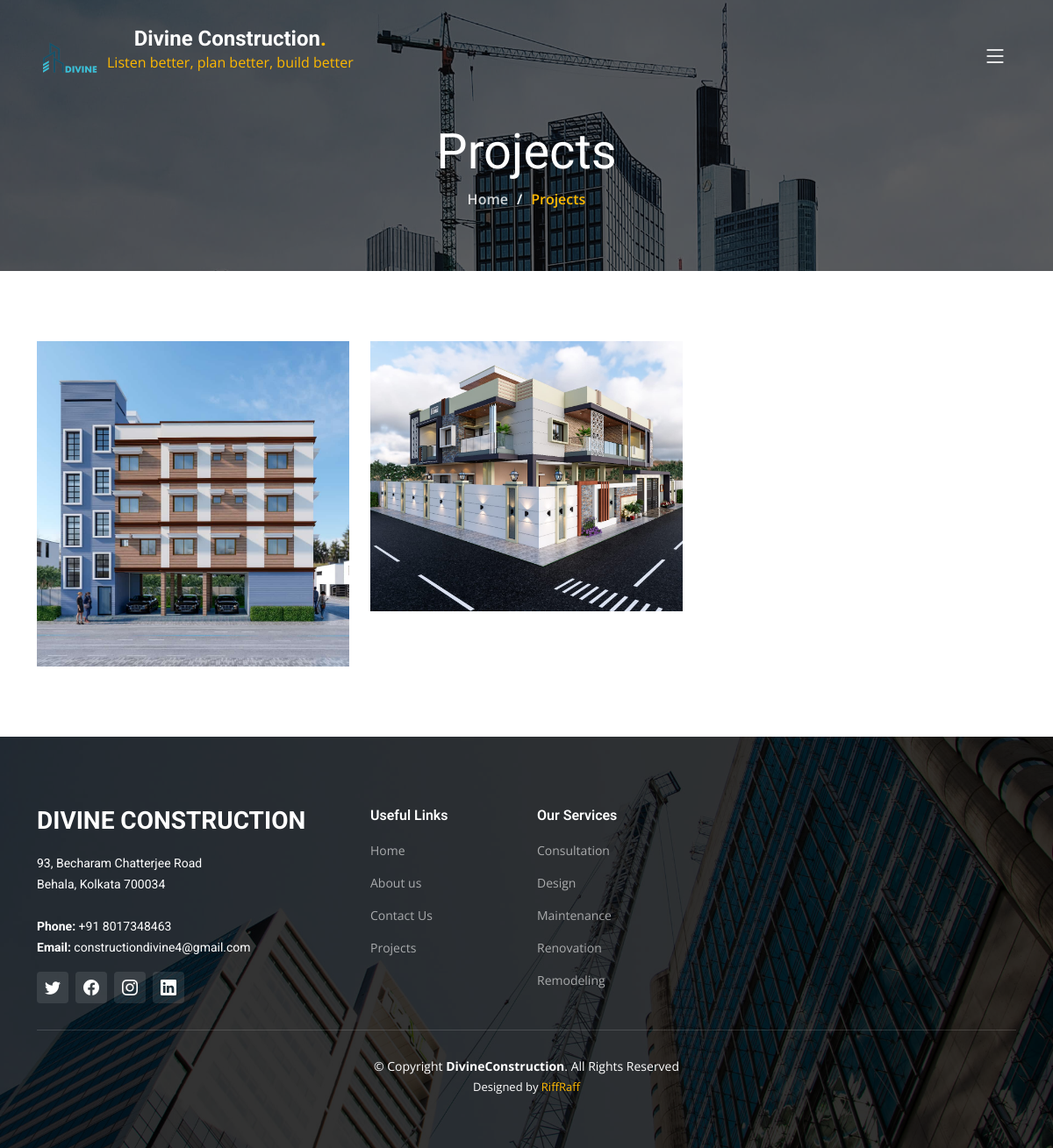
The page /projects/ on the database as committed earlier.
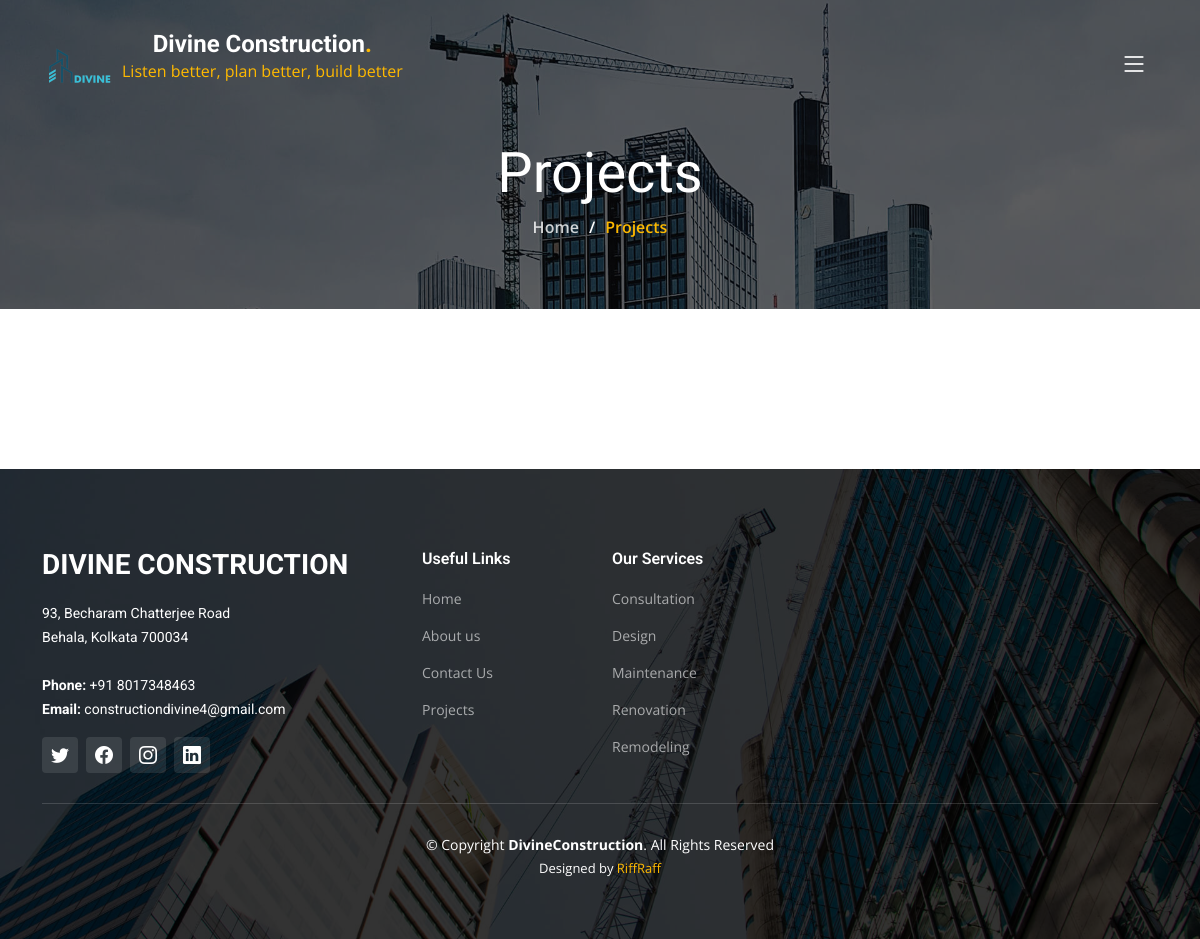
The same page on the database as committed later.
### app/models.py (models this page shows, shortened)
class Project(models.Model):
    name = models.CharField(max_length=100)
    description = models.TextField(max_length=255)
    image = models.ImageField(upload_to='projects/')
    location = models.CharField(max_length=100)
    type = models.CharField(max_length=100)
    def image_tag(self):
        return mark_safe('<img src="%s" width="150" height="150">' % self.image.url)
    image_tag.short_description = 'Image'

### app/views.py (the view)
# urls.py: path('projects/', views.projects, name='projects'),
def projects(request):
    all_projects = Project.objects.all()
    context = {
        'projects': all_projects
    }
    return render(request, 'projects.html', context)

### templates/projects.html (shortened to what this page needs)
{% extends 'base.html' %}
{% load static %}
{% block content %}
    <main id="main">
        <div class="breadcrumbs d-flex align-items-center"
             style="background-image: url({% static 'img/breadcrumbs-bg.jpg' %});">
            <div class="container position-relative d-flex flex-column align-items-center" data-aos="fade">
                <h2>Projects</h2>
                <ol>
                    <li><a href="{% url 'divineConstruction:index' %}">Home</a></li>
                    <li>Projects</li>
                </ol>
            </div>
        </div>
        <section id="projects" class="projects">
            <div class="container" data-aos="fade-up">
                <div class="portfolio-isotope" data-portfolio-filter="*" data-portfolio-layout="masonry"
                     data-portfolio-sort="original-order">
                    <div class="row gy-4 portfolio-container" data-aos="fade-up" data-aos-delay="200">
                        {% for project in projects %}
                            <div class="col-lg-4 col-md-6 portfolio-item filter-{{ project.type|lower }}">
                                <div class="portfolio-content h-100">
                                    <img src="{{ project.image.url }}" class="img-fluid" alt="{{ project.name }}">
                                </div>
                            </div>
                        {% endfor %}
                    </div>
                </div>
            </div>
        </section>
    </main>
{% endblock %}

### templates/base.html (shortened to what this page needs)
{% load static %}
<!DOCTYPE html>
<html lang="en">
<head>
    <link href="{% static 'vendor/bootstrap/css/bootstrap.min.css' %}" rel="stylesheet"/>
    <link href="{% static 'vendor/bootstrap-icons/bootstrap-icons.css' %}" rel="stylesheet"/>
    <link href="{% static 'vendor/fontawesome-free/css/all.min.css' %}" rel="stylesheet"/>
    <link href="{% static 'vendor/aos/aos.css' %}" rel="stylesheet"/>
    <link href="{% static 'vendor/glightbox/css/glightbox.min.css' %}" rel="stylesheet"/>
    <link href="{% static 'vendor/swiper/swiper-bundle.min.css' %}" rel="stylesheet"/>
    <link href="{% static 'css/main.css' %}" rel="stylesheet"/>
</head>
<body>
<header id="header" class="header d-flex align-items-center">
    <div
            class="container-fluid container-xl d-flex align-items-center justify-content-between"
    >
        <a href="{% url 'divineConstruction:index' %}" class="logo d-flex align-items-center">
            <div class="logo-container d-flex align-items-center">
                <img src="{% static 'img/logo.png' %}" alt="">
                <div>
                    <h1>Divine Construction<span>.</span></h1>
                    <p>Listen better, plan better, build better</p>
                </div>
            </div>
        </a>
        <i class="mobile-nav-toggle mobile-nav-show bi bi-list"></i>
    </div>
</header>
{% block content %}
{% endblock %}
<footer id="footer" class="footer">
    <div class="footer-content position-relative">
        <div class="container">
            <div class="row">
                <div class="col-lg-4 col-md-6">
                    <div class="footer-info">
                        <h3>Divine Construction</h3>
                        <p>
                            93, Becharam Chatterjee Road <br/>
                            Behala, Kolkata 700034<br/><br/>
                            <strong>Phone:</strong> +91 8017348463<br/>
                            <strong>Email:</strong> constructiondivine4@gmail.com<br/>
                        </p>
                        <div class="social-links d-flex mt-3">
                            <a
                                    href="{% url 'divineConstruction:index' %}"
                                    class="d-flex align-items-center justify-content-center"
                            ><i class="bi bi-twitter"></i
                            ></a>
                            <a
                                    href="{% url 'divineConstruction:index' %}"
                                    class="d-flex align-items-center justify-content-center"
                            ><i class="bi bi-facebook"></i
                            ></a>
                            <a
                                    href="{% url 'divineConstruction:index' %}"
                                    class="d-flex align-items-center justify-content-center"
                            ><i class="bi bi-instagram"></i
                            ></a>
                            <a
                                    href="{% url 'divineConstruction:index' %}"
                                    class="d-flex align-items-center justify-content-center"
                            ><i class="bi bi-linkedin"></i
                            ></a>
                        </div>
                    </div>
                </div>
                <div class="col-lg-2 col-md-3 footer-links">
                    <h4>Useful Links</h4>
                    <ul>
                        <li><a href="{% url 'divineConstruction:index' %}">Home</a></li>
                        <li><a href="{% url 'divineConstruction:about' %}">About us</a></li>
                        <li><a href="{% url 'divineConstruction:contact' %}">Contact Us</a></li>
                        <li><a href="{% url 'divineConstruction:projects' %}">Projects</a></li>
                    </ul>
                </div>
                <div class="col-lg-2 col-md-3 footer-links">
                    <h4>Our Services</h4>
                    <ul>
                        <li><a href="{% url 'divineConstruction:index' %}">Consultation</a></li>
                        <li><a href="{% url 'divineConstruction:index' %}">Design</a></li>
                        <li><a href="{% url 'divineConstruction:index' %}">Maintenance</a></li>
                        <li><a href="{% url 'divineConstruction:index' %}">Renovation</a></li>
                        <li><a href="{% url 'divineConstruction:index' %}">Remodeling</a></li>
                    </ul>
                </div>
            </div>
        </div>
        <div class="footer-legal text-center position-relative">
            <div class="container">
                <div class="copyright">
                    &copy; Copyright <strong><span>DivineConstruction</span></strong
                >. All Rights Reserved
                </div>
                <div class="credits">
                    Designed by <a href="https://riffraff.cloud">RiffRaff</a>
                </div>
            </div>
        </div>
    </div>
</footer>
</body>
</html>

### static/css/main.css (style rules this page uses)
:root { --font-default: "Open Sans", system-ui, -apple-system, "Segoe UI", Roboto, "Helvetica Neue", Arial, "Noto Sans", "Liberation Sans", sans-serif, "Apple Color Emoji", "Segoe UI Emoji", "Segoe UI Symbol", "Noto Color Emoji"; --font-primary: "Roboto", sans-serif; --font-secondary: "Work Sans", sans-serif; }
:root { --color-default: #364d59; --color-primary: #feb900; --color-secondary: #52565e; }
:root { scroll-behavior: smooth; }
body { font-family: var(--font-default); color: var(--color-default); overflow-x: hidden; }
a { color: var(--color-primary); text-decoration: none; }
h1, h2, h3, h4, h5, h6 { font-family: var(--font-primary); }
section { padding: 80px 0; overflow: hidden; }
.breadcrumbs { padding: 140px 0 60px 0; min-height: 30vh; position: relative; background-size: cover; background-position: center; background-repeat: no-repeat; }
.breadcrumbs:before { content: ""; background-color: rgba(0, 0, 0, 0.6); position: absolute; inset: 0; }
.breadcrumbs h2 { font-size: 56px; font-weight: 500; color: #fff; font-family: var(--font-secondary); }
.breadcrumbs ol { display: flex; flex-wrap: wrap; list-style: none; padding: 0 0 10px 0; margin: 0; font-size: 16px; font-weight: 600; color: var(--color-primary); }
.breadcrumbs ol a { color: rgba(255, 255, 255, 0.8); transition: 0.3s; }
.breadcrumbs ol li+li { padding-left: 10px; }
.breadcrumbs ol li+li::before { display: inline-block; padding-right: 10px; color: #fff; content: "/"; }
.header { z-index: 997; position: absolute; padding: 30px 0; top: 0; left: 0; right: 0; }
.header .logo img { max-height: 40px; margin-right: 6px; }
.logo { display: flex; justify-content: center; align-items: center; text-align: center; }
.logo-container { display: flex; align-items: center; margin: 0 auto; }
.header .logo h1 { font-size: 24px; font-weight: 700; color: #fff; margin-bottom: 0; font-family: var(--font-primary); }
.header .logo h1 span { color: var(--color-primary); }
@media (max-width: 1279px) { .mobile-nav-show { position: relative; color: #fff; font-size: 28px; cursor: pointer; line-height: 0; transition: 0.5s; z-index: 9999; padding-right: 10px; } }
.footer { color: #fff; background: url("../img/footer-bg.jpg") top center no-repeat; background-size: cover; font-size: 14px; padding: 80px 0 60px 0; position: relative; }
.footer:before { content: ""; background: rgba(0, 0, 0, 0.8); position: absolute; inset: 0; }
.footer .footer-content .footer-info { margin-bottom: 30px; }
.footer .footer-content .footer-info h3 { font-size: 28px; margin: 0 0 20px 0; padding: 2px 0 2px 0; line-height: 1; font-weight: 700; text-transform: uppercase; }
.footer .footer-content .footer-info p { font-size: 14px; line-height: 24px; margin-bottom: 0; font-family: var(--font-primary); color: #fff; }
.footer .footer-content .social-links a { font-size: 18px; display: inline-block; background: rgba(255, 255, 255, 0.1); color: #fff; line-height: 1; margin-right: 8px; border-radius: 4px; width: 36px; height: 36px; transition: 0.3s; }
.footer .footer-content h4 { font-size: 16px; font-weight: 600; color: #fff; position: relative; padding-bottom: 12px; }
.footer .footer-content .footer-links { margin-bottom: 30px; }
.footer .footer-content .footer-links ul { list-style: none; padding: 0; margin: 0; }
.footer .footer-content .footer-links ul li { padding: 8px 0; }
.footer .footer-content .footer-links ul li:first-child { padding-top: 0; }
.footer .footer-content .footer-links ul a { color: rgba(255, 255, 255, 0.6); transition: 0.3s; display: inline-block; line-height: 1; }
.footer .footer-legal .copyright { padding-top: 30px; border-top: 1px solid rgba(255, 255, 255, 0.15); }
.footer .footer-legal .credits { padding-top: 4px; font-size: 13px; color: #fff; }
.footer .footer-legal .credits a { color: var(--color-primary); }

Rows that differ between the two databases and show on the page:
removed Project: image (picture)
removed Project: image (picture)
